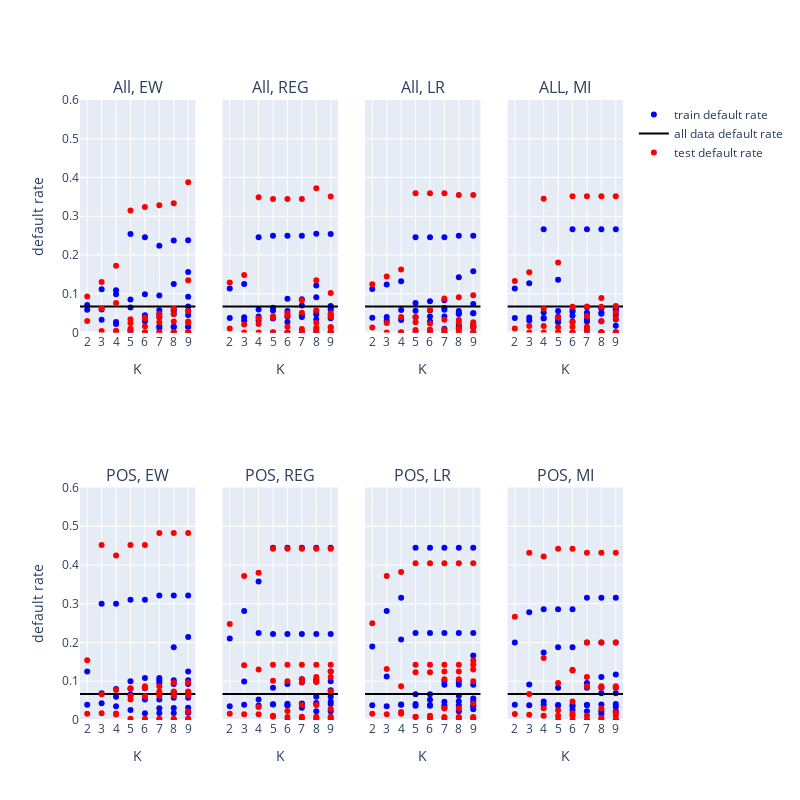

The notebook cell saved with this chart:
### Code cell
default_rate(defaultrate_data)

### Figure 1 — Plotly figure (JSON) as saved in the notebook; plotly's stock layout.template omitted (floating-point values rounded to 4 significant figures)
{"data": [{"marker": {"color": "blue"}, "mode": "markers", "name": "train default rate", "showlegend": true, "type": "scatter", "x": [2, 2, 3, 3, 3, 4, 4, 4, 4, 5, 5, 5, 5, 5, 6, 6, 6, 6, 6, 6, 7, 7, 7, 7, 7, 7, 7, 8, 8, 8, 8, 8, 8, 8, 8, 9, 9, 9, 9, 9, 9, 9, 9, 9], "xaxis": "x", "y": [0.05867, 0.07111, 0.1118, 0.03265, 0.05946, 0.09859, 0.02715, 0.02222, 0.1088, 0.254, 0.005263, 0, 0.06481, 0.08485, 0.2459, 0.04065, 0, 0.02885, 0.0989, 0.04478, 0.2241, 0.01176, 0.01587, 0.04762, 0.09524, 0.05714, 0.04, 0.2373, 0, 0.01538, 0.04762, 0.125, 0.05941, 0.01351, 0.05634, 0.2381, 0, 0.01562, 0.04545, 0.1562, 0.01389, 0.05556, 0.06731, 0.09231], "yaxis": "y"}, {"marker": {"color": "black"}, "mode": "lines", "name": "all data default rate", "showlegend": true, "type": "scatter", "x": [1, 10], "xaxis": "x", "y": [0.067, 0.067], "yaxis": "y"}, {"marker": {"color": "blue"}, "mode": "markers", "name": "train default rate", "showlegend": false, "type": "scatter", "x": [2, 2, 3, 3, 3, 4, 4, 4, 4, 5, 5, 5, 5, 5, 6, 6, 6, 6, 6, 6, 7, 7, 7, 7, 7, 7, 7, 8, 8, 8, 8, 8, 8, 8, 8, 9, 9, 9, 9, 9, 9, 9, 9, 9], "xaxis": "x2", "y": [0.1139, 0.03769, 0.125, 0.03953, 0.03067, 0.03067, 0.04149, 0.05926, 0.2459, 0.03623, 0, 0.064, 0.25, 0.05682, 0.04065, 0, 0.05556, 0.25, 0.08696, 0.02703, 0.04425, 0, 0, 0.25, 0.08571, 0.04, 0.06957, 0.04673, 0, 0, 0.1212, 0.09091, 0.03361, 0.2545, 0.05263, 0, 0.06349, 0.05825, 0.06667, 0.03659, 0.06818, 0.2542, 0, 0.04545], "yaxis": "y2"}, {"marker": {"color": "black"}, "mode": "lines", "name": "all data default rate", "showlegend": false, "type": "scatter", "x": [1, 10], "xaxis": "x2", "y": [0.067, 0.067], "yaxis": "y2"}, {"marker": {"color": "blue"}, "mode": "markers", "name": "train default rate", "showlegend": false, "type": "scatter", "x": [2, 2, 3, 3, 3, 4, 4, 4, 4, 5, 5, 5, 5, 5, 6, 6, 6, 6, 6, 6, 7, 7, 7, 7, 7, 7, 7, 8, 8, 8, 8, 8, 8, 8, 8, 9, 9, 9, 9, 9, 9, 9, 9, 9], "xaxis": "x3", "y": [0.1122, 0.03797, 0.1237, 0.03968, 0.03086, 0.1322, 0, 0.03226, 0.05814, 0.05645, 0.03906, 0, 0.2459, 0.07586, 0.0566, 0, 0.02817, 0.2459, 0.08081, 0.04132, 0.04098, 0.01, 0, 0.2459, 0.05882, 0.08333, 0.06306, 0.0125, 0.01786, 0.01149, 0.25, 0.05556, 0.1429, 0.0495, 0.04762, 0.01429, 0.01754, 0, 0.25, 0.1579, 0.01667, 0.07353, 0.0495, 0.05], "yaxis": "y3"}, {"marker": {"color": "black"}, "mode": "lines", "name": "all data default rate", "showlegend": false, "type": "scatter", "x": [1, 10], "xaxis": "x3", "y": [0.067, 0.067], "yaxis": "y3"}, {"marker": {"color": "blue"}, "mode": "markers", "name": "train default rate", "showlegend": false, "type": "scatter", "x": [2, 2, 3, 3, 3, 4, 4, 4, 4, 5, 5, 5, 5, 5, 6, 6, 6, 6, 6, 6, 7, 7, 7, 7, 7, 7, 7, 8, 8, 8, 8, 8, 8, 8, 8, 9, 9, 9, 9, 9, 9, 9, 9, 9], "xaxis": "x4", "y": [0.1139, 0.03769, 0.1271, 0.03876, 0.03106, 0.03774, 0.05147, 0.03597, 0.2667, 0.02632, 0.03175, 0.04065, 0.05556, 0.1364, 0.05357, 0, 0.0431, 0.05833, 0.2667, 0.02857, 0, 0.05128, 0.04762, 0.02817, 0.2667, 0.03448, 0.06542, 0.0625, 0, 0.04854, 0.2667, 0.05128, 0.02913, 0, 0.06364, 0, 0.0597, 0.04494, 0.06542, 0.03333, 0.05556, 0.01724, 0, 0.2667], "yaxis": "y4"}, {"marker": {"color": "black"}, "mode": "lines", "name": "all data default rate", "showlegend": false, "type": "scatter", "x": [1, 10], "xaxis": "x4", "y": [0.067, 0.067], "yaxis": "y4"}, {"marker": {"color": "blue"}, "mode": "markers", "name": "train default rate", "showlegend": false, "type": "scatter", "x": [2, 2, 3, 3, 3, 4, 4, 4, 4, 5, 5, 5, 5, 5, 6, 6, 6, 6, 6, 6, 7, 7, 7, 7, 7, 7, 7, 8, 8, 8, 8, 8, 8, 8, 8, 9, 9, 9, 9, 9, 9, 9, 9, 9], "xaxis": "x5", "y": [0.03935, 0.125, 0.3, 0.06897, 0.04293, 0.08, 0.3, 0.03561, 0.06024, 0.1, 0.06557, 0.08054, 0.3103, 0.02572, 0.05263, 0.08475, 0.08219, 0.3103, 0.01773, 0.1087, 0.05263, 0.09524, 0.0303, 0.3214, 0.01832, 0.1087, 0.1028, 0.1875, 0.07143, 0.03077, 0.3214, 0.01799, 0.09302, 0.1028, 0.05714, 0.2143, 0.125, 0.03175, 0.3214, 0.01887, 0.1028, 0.05714, 0.09302, 0.02008], "yaxis": "y5"}, {"marker": {"color": "black"}, "mode": "lines", "name": "all data default rate", "showlegend": false, "type": "scatter", "x": [1, 10], "xaxis": "x5", "y": [0.067, 0.067], "yaxis": "y5"}, {"marker": {"color": "blue"}, "mode": "markers", "name": "train default rate", "showlegend": false, "type": "scatter", "x": [2, 2, 3, 3, 3, 4, 4, 4, 4, 5, 5, 5, 5, 5, 6, 6, 6, 6, 6, 6, 7, 7, 7, 7, 7, 7, 7, 8, 8, 8, 8, 8, 8, 8, 8, 9, 9, 9, 9, 9, 9, 9, 9, 9], "xaxis": "x6", "y": [0.2105, 0.03564, 0.0991, 0.03939, 0.2812, 0.05263, 0.03713, 0.3571, 0.2245, 0.04065, 0.08333, 0.4444, 0.2222, 0.04, 0.03759, 0.09302, 0.04167, 0.2222, 0.4444, 0.03846, 0.04098, 0.1053, 0.04286, 0.2222, 0.4444, 0.09677, 0.03158, 0.04098, 0.1053, 0.2222, 0.4444, 0.02262, 0.04412, 0.1, 0.0597, 0.07692, 0.125, 0.2222, 0.4444, 0.02262, 0.04688, 0.1, 0.0597, 0.04098], "yaxis": "y6"}, {"marker": {"color": "black"}, "mode": "lines", "name": "all data default rate", "showlegend": false, "type": "scatter", "x": [1, 10], "xaxis": "x6", "y": [0.067, 0.067], "yaxis": "y6"}, {"marker": {"color": "blue"}, "mode": "markers", "name": "train default rate", "showlegend": false, "type": "scatter", "x": [2, 2, 3, 3, 3, 4, 4, 4, 4, 5, 5, 5, 5, 5, 6, 6, 6, 6, 6, 6, 7, 7, 7, 7, 7, 7, 7, 8, 8, 8, 8, 8, 8, 8, 8, 9, 9, 9, 9, 9, 9, 9, 9, 9], "xaxis": "x7", "y": [0.19, 0.038, 0.1121, 0.2812, 0.0354, 0.3158, 0.03947, 0.03989, 0.2075, 0.06667, 0.03676, 0.04155, 0.2245, 0.4444, 0.06667, 0.03676, 0.03873, 0.2245, 0.4444, 0.05195, 0.09091, 0.03759, 0.04688, 0.2245, 0.4444, 0.1, 0.03191, 0.09091, 0.03759, 0.04839, 0.2245, 0.4444, 0.1, 0.02273, 0.0625, 0.09091, 0.03788, 0.04762, 0.2245, 0.4444, 0.1667, 0.05556, 0.02778, 0.03543], "yaxis": "y7"}, {"marker": {"color": "black"}, "mode": "lines", "name": "all data default rate", "showlegend": false, "type": "scatter", "x": [1, 10], "xaxis": "x7", "y": [0.067, 0.067], "yaxis": "y7"}, {"marker": {"color": "blue"}, "mode": "markers", "name": "train default rate", "showlegend": false, "type": "scatter", "x": [2, 2, 3, 3, 3, 4, 4, 4, 4, 5, 5, 5, 5, 5, 6, 6, 6, 6, 6, 6, 7, 7, 7, 7, 7, 7, 7, 8, 8, 8, 8, 8, 8, 8, 8, 9, 9, 9, 9, 9, 9, 9, 9, 9], "xaxis": "x8", "y": [0.2, 0.03922, 0.09167, 0.03829, 0.2778, 0.2857, 0.03866, 0.1739, 0.04762, 0.2857, 0.08333, 0.1875, 0.03774, 0.03866, 0.2857, 0.129, 0.1875, 0.02564, 0.03866, 0.03571, 0.2, 0.09524, 0.03866, 0.03896, 0.08333, 0.02273, 0.3158, 0.2, 0.1111, 0.01538, 0.06897, 0.08333, 0.02273, 0.3158, 0.04011, 0.2, 0.1176, 0.02041, 0.06897, 0.08333, 0.02273, 0.3158, 0.04098, 0.03401], "yaxis": "y8"}, {"marker": {"color": "black"}, "mode": "lines", "name": "all data default rate", "showlegend": false, "type": "scatter", "x": [1, 10], "xaxis": "x8", "y": [0.067, 0.067], "yaxis": "y8"}, {"marker": {"color": "red"}, "mode": "markers", "name": "test default rate", "showlegend": true, "type": "scatter", "x": [2, 2, 3, 3, 3, 4, 4, 4, 4, 5, 5, 5, 5, 5, 6, 6, 6, 6, 6, 6, 7, 7, 7, 7, 7, 7, 7, 8, 8, 8, 8, 8, 8, 8, 8, 9, 9, 9, 9, 9, 9, 9, 9, 9], "xaxis": "x", "y": [0.02941, 0.09292, 0.1301, 0.003831, 0.06218, 0.1721, 0.004202, 0, 0.07634, 0.3151, 0.009709, 0, 0.02469, 0.03401, 0.3239, 0, 0, 0.03604, 0.03846, 0.01639, 0.3286, 0, 0, 0.03883, 0.04762, 0.02667, 0, 0.3333, 0, 0, 0.04762, 0.06122, 0.02817, 0, 0, 0.3878, 0, 0, 0.025, 0.1346, 0, 0, 0.02817, 0.05556], "yaxis": "y"}, {"marker": {"color": "red"}, "mode": "markers", "name": "test default rate", "showlegend": false, "type": "scatter", "x": [2, 2, 3, 3, 3, 4, 4, 4, 4, 5, 5, 5, 5, 5, 6, 6, 6, 6, 6, 6, 7, 7, 7, 7, 7, 7, 7, 8, 8, 8, 8, 8, 8, 8, 8, 9, 9, 9, 9, 9, 9, 9, 9, 9], "xaxis": "x2", "y": [0.129, 0.01044, 0.1484, 0.02066, 0, 0, 0.02212, 0.03704, 0.3492, 0, 0, 0.04202, 0.3443, 0.03846, 0, 0, 0.04348, 0.3443, 0.05, 0.01481, 0, 0, 0, 0.3443, 0.08333, 0.009346, 0.05102, 0, 0, 0.01235, 0.1346, 0.05714, 0.00813, 0.3725, 0.02532, 0, 0.01408, 0.05, 0.102, 0.0125, 0.04, 0.3509, 0, 0], "yaxis": "y2"}, {"marker": {"color": "red"}, "mode": "markers", "name": "test default rate", "showlegend": false, "type": "scatter", "x": [2, 2, 3, 3, 3, 4, 4, 4, 4, 5, 5, 5, 5, 5, 6, 6, 6, 6, 6, 6, 7, 7, 7, 7, 7, 7, 7, 8, 8, 8, 8, 8, 8, 8, 8, 9, 9, 9, 9, 9, 9, 9, 9, 9], "xaxis": "x3", "y": [0.1244, 0.01305, 0.1444, 0.02449, 0, 0.1625, 0, 0, 0.03974, 0.02655, 0, 0.006494, 0.3594, 0.04, 0.02299, 0, 0.007463, 0.3594, 0.05825, 0, 0.008, 0, 0, 0.3594, 0, 0.08772, 0.03261, 0.01075, 0, 0, 0.3548, 0.03226, 0.09091, 0.02667, 0, 0.01351, 0, 0.01316, 0.3548, 0.09615, 0, 0.02041, 0.02667, 0], "yaxis": "y3"}, {"marker": {"color": "red"}, "mode": "markers", "name": "test default rate", "showlegend": false, "type": "scatter", "x": [2, 2, 3, 3, 3, 4, 4, 4, 4, 5, 5, 5, 5, 5, 6, 6, 6, 6, 6, 6, 7, 7, 7, 7, 7, 7, 7, 8, 8, 8, 8, 8, 8, 8, 8, 9, 9, 9, 9, 9, 9, 9, 9, 9], "xaxis": "x4", "y": [0.1327, 0.01028, 0.1556, 0.01646, 0, 0.01667, 0.06122, 0, 0.3455, 0.01379, 0, 0, 0.03846, 0.1806, 0.02632, 0, 0, 0.06667, 0.3519, 0.01504, 0, 0.01471, 0, 0.04255, 0.3519, 0.008929, 0.06731, 0.02899, 0, 0, 0.3519, 0.08889, 0, 0, 0.06667, 0, 0, 0, 0.06863, 0.05128, 0.03571, 0, 0, 0.3519], "yaxis": "y4"}, {"marker": {"color": "red"}, "mode": "markers", "name": "test default rate", "showlegend": false, "type": "scatter", "x": [2, 2, 3, 3, 3, 4, 4, 4, 4, 5, 5, 5, 5, 5, 6, 6, 6, 6, 6, 6, 7, 7, 7, 7, 7, 7, 7, 8, 8, 8, 8, 8, 8, 8, 8, 9, 9, 9, 9, 9, 9, 9, 9, 9], "xaxis": "x5", "y": [0.01598, 0.1543, 0.4516, 0.06667, 0.01733, 0.07746, 0.4242, 0.0169, 0.01429, 0.0625, 0.05263, 0.08209, 0.4516, 0.00303, 0.08696, 0.06154, 0.08271, 0.4516, 0.003226, 0, 0.08696, 0.06818, 0.0625, 0.4828, 0.003436, 0, 0.07368, 0, 0.07143, 0.0625, 0.4828, 0.00346, 0, 0.07368, 0.09677, 0, 0.07143, 0.06329, 0.4828, 0.02222, 0.07368, 0.09677, 0, 0.003831], "yaxis": "y5"}, {"marker": {"color": "red"}, "mode": "markers", "name": "test default rate", "showlegend": false, "type": "scatter", "x": [2, 2, 3, 3, 3, 4, 4, 4, 4, 5, 5, 5, 5, 5, 6, 6, 6, 6, 6, 6, 7, 7, 7, 7, 7, 7, 7, 8, 8, 8, 8, 8, 8, 8, 8, 9, 9, 9, 9, 9, 9, 9, 9, 9], "xaxis": "x6", "y": [0.2474, 0.0159, 0.1412, 0.01458, 0.3714, 0.03333, 0.01474, 0.1304, 0.38, 0.008197, 0.1014, 0.1429, 0.4419, 0.01114, 0.007576, 0.1, 0.02326, 0.4419, 0.1429, 0, 0.008403, 0.09804, 0.03846, 0.4419, 0.1429, 0.1053, 0.003534, 0.008403, 0.09804, 0.4419, 0.1429, 0.004566, 0.03846, 0.1111, 0, 0.125, 0.07407, 0.4419, 0.1429, 0.004566, 0.02857, 0.1111, 0, 0.008403], "yaxis": "y6"}, {"marker": {"color": "red"}, "mode": "markers", "name": "test default rate", "showlegend": false, "type": "scatter", "x": [2, 2, 3, 3, 3, 4, 4, 4, 4, 5, 5, 5, 5, 5, 6, 6, 6, 6, 6, 6, 7, 7, 7, 7, 7, 7, 7, 8, 8, 8, 8, 8, 8, 8, 8, 9, 9, 9, 9, 9, 9, 9, 9, 9], "xaxis": "x7", "y": [0.25, 0.01587, 0.1319, 0.3714, 0.01477, 0.08696, 0.02041, 0.016, 0.3818, 0.1231, 0.007463, 0.008646, 0.4043, 0.1429, 0.1231, 0.007463, 0.01087, 0.4043, 0.1429, 0, 0.125, 0.007463, 0.02941, 0.4043, 0.1429, 0.1053, 0.00361, 0.125, 0.007463, 0.02985, 0.4043, 0.1429, 0.1053, 0.004587, 0, 0.1304, 0.007576, 0.04167, 0.4043, 0.1429, 0.1538, 0.1, 0, 0.003861], "yaxis": "y7"}, {"marker": {"color": "red"}, "mode": "markers", "name": "test default rate", "showlegend": false, "type": "scatter", "x": [2, 2, 3, 3, 3, 4, 4, 4, 4, 5, 5, 5, 5, 5, 6, 6, 6, 6, 6, 6, 7, 7, 7, 7, 7, 7, 7, 8, 8, 8, 8, 8, 8, 8, 8, 9, 9, 9, 9, 9, 9, 9, 9, 9], "xaxis": "x8", "y": [0.2667, 0.01569, 0.06731, 0.01327, 0.4318, 0.4222, 0.01093, 0.16, 0.03049, 0.4419, 0.09524, 0, 0.025, 0.01093, 0.4419, 0.1277, 0, 0.04762, 0.01093, 0.01739, 0, 0.1111, 0.01093, 0, 0.2, 0.08696, 0.4318, 0, 0.08333, 0.02941, 0, 0.2, 0.08696, 0.4318, 0.005698, 0, 0.08333, 0.01149, 0, 0.2, 0.08696, 0.4318, 0.01951, 0], "yaxis": "y8"}], "layout": {"annotations": [{"font": {"size": 16}, "showarrow": false, "text": "All, EW", "x": 0.1062, "xanchor": "center", "xref": "paper", "y": 1, "yanchor": "bottom", "yref": "paper"}, {"font": {"size": 16}, "showarrow": false, "text": "All, REG", "x": 0.3688, "xanchor": "center", "xref": "paper", "y": 1, "yanchor": "bottom", "yref": "paper"}, {"font": {"size": 16}, "showarrow": false, "text": "All, LR", "x": 0.6313, "xanchor": "center", "xref": "paper", "y": 1, "yanchor": "bottom", "yref": "paper"}, {"font": {"size": 16}, "showarrow": false, "text": "ALL, MI", "x": 0.8938, "xanchor": "center", "xref": "paper", "y": 1, "yanchor": "bottom", "yref": "paper"}, {"font": {"size": 16}, "showarrow": false, "text": "POS, EW", "x": 0.1062, "xanchor": "center", "xref": "paper", "y": 0.375, "yanchor": "bottom", "yref": "paper"}, {"font": {"size": 16}, "showarrow": false, "text": "POS, REG", "x": 0.3688, "xanchor": "center", "xref": "paper", "y": 0.375, "yanchor": "bottom", "yref": "paper"}, {"font": {"size": 16}, "showarrow": false, "text": "POS, LR", "x": 0.6313, "xanchor": "center", "xref": "paper", "y": 0.375, "yanchor": "bottom", "yref": "paper"}, {"font": {"size": 16}, "showarrow": false, "text": "POS, MI", "x": 0.8938, "xanchor": "center", "xref": "paper", "y": 0.375, "yanchor": "bottom", "yref": "paper"}], "height": 800, "width": 800, "xaxis": {"anchor": "y", "domain": [0, 0.2125], "dtick": 1, "range": [1.5, 9.5], "title": {"text": "K"}}, "xaxis2": {"anchor": "y2", "domain": [0.2625, 0.475], "dtick": 1, "range": [1.5, 9.5], "title": {"text": "K"}}, "xaxis3": {"anchor": "y3", "domain": [0.525, 0.7375], "dtick": 1, "range": [1.5, 9.5], "title": {"text": "K"}}, "xaxis4": {"anchor": "y4", "domain": [0.7875, 1], "dtick": 1, "range": [1.5, 9.5], "title": {"text": "K"}}, "xaxis5": {"anchor": "y5", "domain": [0, 0.2125], "dtick": 1, "range": [1.5, 9.5], "title": {"text": "K"}}, "xaxis6": {"anchor": "y6", "domain": [0.2625, 0.475], "dtick": 1, "range": [1.5, 9.5], "title": {"text": "K"}}, "xaxis7": {"anchor": "y7", "domain": [0.525, 0.7375], "dtick": 1, "range": [1.5, 9.5], "title": {"text": "K"}}, "xaxis8": {"anchor": "y8", "domain": [0.7875, 1], "dtick": 1, "range": [1.5, 9.5], "title": {"text": "K"}}, "yaxis": {"anchor": "x", "domain": [0.625, 1], "range": [0, 0.6], "title": {"text": "default rate"}}, "yaxis2": {"anchor": "x2", "domain": [0.625, 1], "matches": "y", "showticklabels": false}, "yaxis3": {"anchor": "x3", "domain": [0.625, 1], "matches": "y", "showticklabels": false}, "yaxis4": {"anchor": "x4", "domain": [0.625, 1], "matches": "y", "showticklabels": false}, "yaxis5": {"anchor": "x5", "domain": [0, 0.375], "range": [0, 0.6], "title": {"text": "default rate"}}, "yaxis6": {"anchor": "x6", "domain": [0, 0.375], "matches": "y5", "showticklabels": false}, "yaxis7": {"anchor": "x7", "domain": [0, 0.375], "matches": "y5", "showticklabels": false}, "yaxis8": {"anchor": "x8", "domain": [0, 0.375], "matches": "y5", "showticklabels": false}}}
